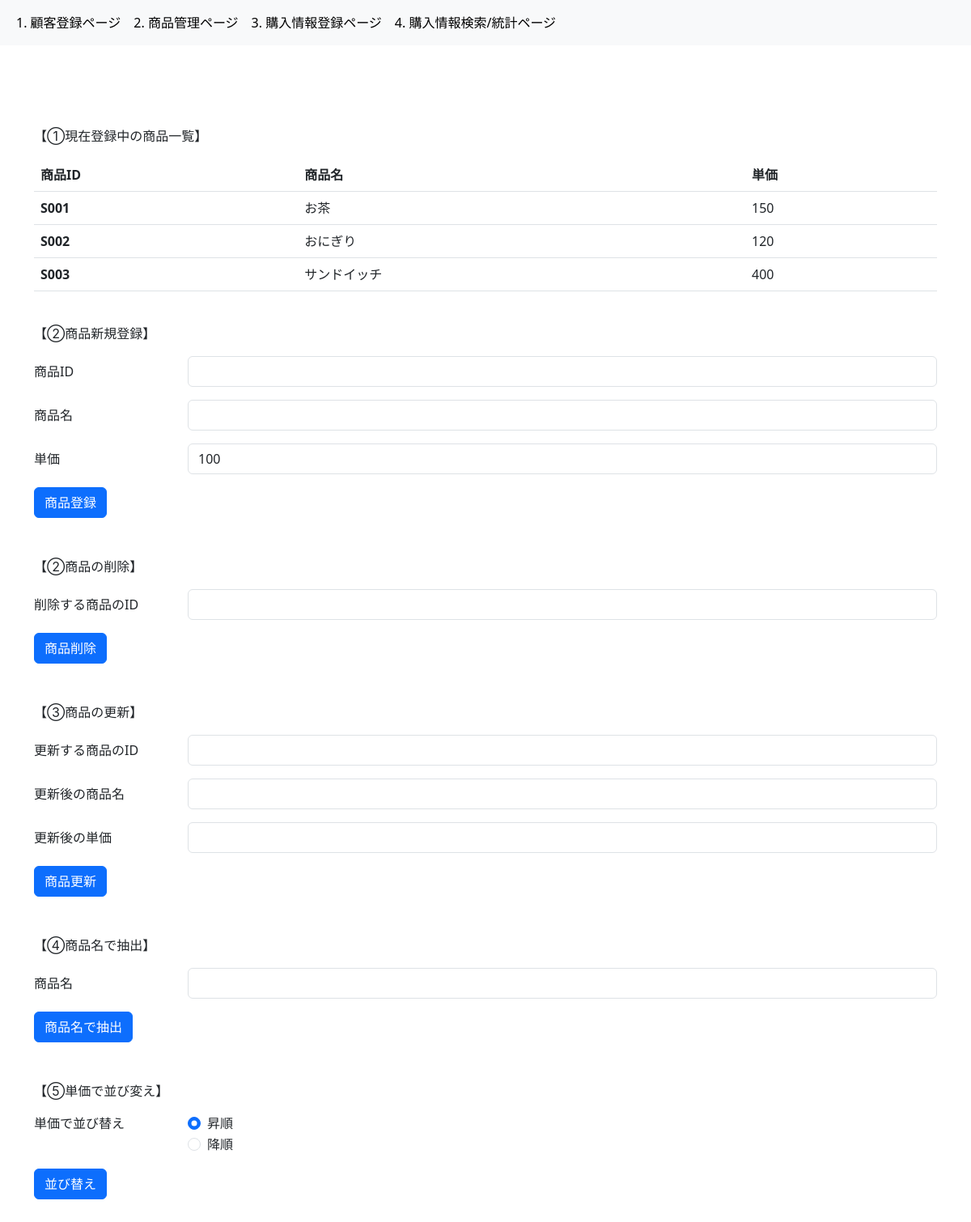
The page /item/ on the database its author committed.
### models.py (models this page shows, shortened)
class Item(db.Model):
    __tablename__ = "items"
    item_id = db.Column(db.String, primary_key=True)
    item_name = db.Column(db.String, nullable=False)
    price = db.Column(db.Integer)
    purchase_details = db.relationship(
        "Purchase_detail", backref="items", cascade="delete")

### app2.py (the view)
@app.route("/item/")
def item():
    items = Item.query.all()
    return render_template("2_item.html", items=items)

### templates/2_item.html
{% extends "base.html" %} {% block content %}
<p>【①現在登録中の商品一覧】</p>
<table class="table">
  <thead>
    <tr>
      <th scope="col">商品ID</th>
      <th scope="col">商品名</th>
      <th scope="col">単価</th>
    </tr>
  </thead>
  <tbody>
    {% for item in items %}
    <tr>
      <th scope="row">{{ item.item_id }}</th>
      <td>{{ item.item_name }}</td>
      <td>{{ item.price }}</td>
    </tr>
    {% endfor %}
  </tbody>
</table>
<br />
<p>【②商品新規登録】</p>
<form action="/add_item" method="post">
  <div class="row mb-3">
    <label for="input-item-id" class="col-sm-2 col-form-label">商品ID</label>
    <div class="col-sm-10">
      <input
        type="text"
        class="form-control"
        id="input-item-id"
        name="input-item-id"
      />
    </div>
  </div>
  <div class="row mb-3">
    <label for="input-item-name" class="col-sm-2 col-form-label">商品名</label>
    <div class="col-sm-10">
      <input
        type="text"
        class="form-control"
        id="input-item-name"
        name="input-item-name"
      />
    </div>
  </div>
  <div class="row mb-3">
    <label for="input-price" class="col-sm-2 col-form-label">単価</label>
    <div class="col-sm-10">
      <input
        type="number"
        class="form-control"
        id="input-price"
        name="input-price"
        value="100"
      />
    </div>
  </div>
  <button type="submit" class="btn btn-primary">商品登録</button>
</form>
<br />
<br />
<p>【②商品の削除】</p>
<form action="/delete_item" method="post">
  <div class="row mb-3">
    <label for="input-item-id" class="col-sm-2 col-form-label"
      >削除する商品のID</label
    >
    <div class="col-sm-10">
      <input
        type="text"
        class="form-control"
        id="input-item-id"
        name="input-item-id"
      />
    </div>
  </div>
  <button type="submit" class="btn btn-primary">商品削除</button>
</form>
<br />
<br />
<p>【③商品の更新】</p>
<form action="/update_item" method="post">
  <div class="row mb-3">
    <label for="input-item-id" class="col-sm-2 col-form-label"
      >更新する商品のID</label
    >
    <div class="col-sm-10">
      <input
        type="text"
        class="form-control"
        id="input-item-id"
        name="input-item-id"
      />
    </div>
  </div>
  <div class="row mb-3">
    <label for="input-item-name" class="col-sm-2 col-form-label"
      >更新後の商品名</label
    >
    <div class="col-sm-10">
      <input
        type="text"
        class="form-control"
        id="input-item-name"
        name="input-item-name"
      />
    </div>
  </div>
  <div class="row mb-3">
    <label for="input-price" class="col-sm-2 col-form-label"
      >更新後の単価</label
    >
    <div class="col-sm-10">
      <input
        type="number"
        class="form-control"
        id="input-price"
        name="input-price"
      />
    </div>
  </div>
  <button type="submit" class="btn btn-primary">商品更新</button>
</form>
<br />
<br />
<p>【④商品名で抽出】</p>
<form action="/select_item_name" method="post">
  <div class="row mb-3">
    <label for="input-item-name" class="col-sm-2 col-form-label">商品名</label>
    <div class="col-sm-10">
      <input
        type="text"
        class="form-control"
        id="input-item-name"
        name="input-item-name"
      />
    </div>
  </div>
  <button type="submit" class="btn btn-primary">商品名で抽出</button>
</form>
<br />
<br />
<p>【⑤単価で並び変え】</p>
<form action="/sorting_item" method="post">
  <fieldset class="row mb-3">
    <legend class="col-form-label col-sm-2 pt-0">単価で並び替え</legend>
    <div class="col-sm-10">
      <div class="form-check">
        <input
          class="form-check-input"
          type="radio"
          name="order-type"
          id="ascending"
          value="ascending"
          checked
        />
        <label class="form-check-label" for="ascending"> 昇順 </label>
      </div>
      <div class="form-check">
        <input
          class="form-check-input"
          type="radio"
          name="order-type"
          id="descending"
          value="descending"
        />
        <label class="form-check-label" for="descending"> 降順 </label>
      </div>
    </div>
  </fieldset>
  <button type="submit" class="btn btn-primary">並び替え</button>
</form>
<br />
<br />
{% endblock content %}

### rows shown on the page
Item: item_id "S001", item_name "お茶", price "150"
Item: item_id "S002", item_name "おにぎり", price "120"
Item: item_id "S003", item_name "サンドイッチ", price "400"
